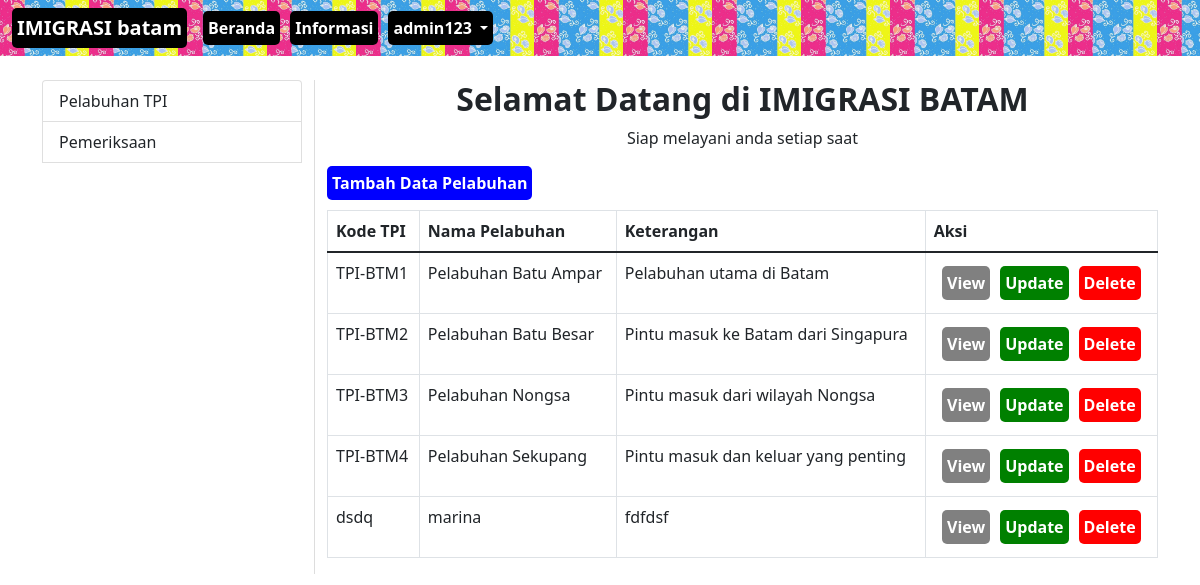
The page /index.php (signed in) on the database its author committed.
### tables this page shows
CREATE TABLE `tblpelabuhans` (
  `id` int(10) NOT NULL,
  `kode_tpi` varchar(255) DEFAULT NULL,
  `nama_pelabuhan` varchar(255) NOT NULL,
  `keterangan` varchar(255) NOT NULL,
  `updated_at` datetime NOT NULL DEFAULT current_timestamp(),
  `created_at` datetime NOT NULL DEFAULT current_timestamp()
);

### index.php (the view, shortened to what this page needs)
<?php
include "server/koneksi.php";
 ?>
<!doctype html>
<html lang="en">
  <head>
    <link href="https://cdn.jsdelivr.net/npm/bootstrap@5.1.3/dist/css/bootstrap.min.css" rel="stylesheet">
  </head>
  <body>
    <?php
    if($_SESSION['username']){
      ?>
        <nav class="navbar navbar-expand-lg" style="background-image: url('img/batik.jpg'); background-size: contain;">
          <div class="container-fluid">
            <a class="navbar-brand" href="index.php" style="color: white; font-weight: bolder; background-color: black; padding: 5px; border-radius: 5px; border:none;">IMIGRASI batam</a>
            <div class="collapse navbar-collapse" id="navbarNavDropdown">
              <ul class="navbar-nav">
                <li class="nav-item">
                  <a class="nav-link active" aria-current="page" href="#" style="color: white; font-weight: bolder; background-color: black; padding: 5px; border-radius: 5px; border:none;">Beranda</a>
                </li>
                <li class="nav-item">
                  <a class="nav-link" href="#" style="color: white; font-weight: bolder; background-color: black; padding: 5px; border-radius: 5px; border:none; margin-left: 10px;">Informasi</a>
                </li>
                <li class="nav-item dropdown">
                  <a class="nav-link dropdown-toggle" href="#" id="navbarDropdownMenuLink" role="button" data-bs-toggle="dropdown" aria-expanded="false" style="color: white; font-weight: bolder; background-color: black; padding: 5px; border-radius: 5px; border:none; margin-left: 10px;">
                    <?php echo $_SESSION['username']; ?>
                  </a>
                </li>
              </ul>
            </div>
          </div>
        </nav>
      <div class="container mt-4">
        <div class="row">
          <div class="col-md-3" style="border-right: 1px solid #ddd;">
            <div class="list-group">
              <a href="" onclick="return changecontent('tpipelabuhan')" class="list-group-item list-group-item-action">Pelabuhan TPI</a>
              <a href="" onclick="return changecontent('pemeriksaan')" class="list-group-item list-group-item-action">Pemeriksaan</a>
            </div>
          </div>
          <div class="col-md-9">
            <h2 style="text-align: center; font-weight: bolder;">Selamat Datang di IMIGRASI BATAM</h2>
            <p style="text-align: center;">Siap melayani anda setiap saat</p>
            <main id="menu">
            <button id="hidecommon" onclick="window.location.href='addpelabuhan.php'" style="padding: 5px; border: none; background-color: blue; color: white; font-weight: bolder; border-radius: 5px; margin-bottom:10px;">Tambah Data Pelabuhan</button>
            <table class="table table-bordered" id="tabletpipelabuhan">
              <thead>
                <tr>
                  <th>Kode TPI</th>
                  <th>Nama Pelabuhan</th>
                  <th>Keterangan</th>
                  <th id="hidecommon">Aksi</th>
                </tr>
              </thead>
              <tbody>
                <?php
                $cekdatatpi = "SELECT * FROM tblpelabuhans";
                $connectcekdatatpi = mysqli_query($koneksi, $cekdatatpi);
                while($takedatapelabuhan = mysqli_fetch_array($connectcekdatatpi)){
                  $idpelabuhan = $takedatapelabuhan['id'];
                  $kodetpi = $takedatapelabuhan['kode_tpi'];
                  $namapelabuhan = $takedatapelabuhan['nama_pelabuhan'];
                  $keterangan = $takedatapelabuhan['keterangan'];
                  ?>
                  <tr>
                    <td><?php echo $kodetpi; ?></td>
                    <td><?php echo $namapelabuhan; ?></td>
                    <td><?php echo $keterangan; ?></td>
                    <td id="hidecommon" style="">
                      <div style="display: flex; flex-direction: row; justify-content: center; align-items: center;">
                        <button onclick="window.location.href='viewtpi.php?idpelabuhan=<?php echo $idpelabuhan; ?>'" style="border: 5px; border: none; color: white; font-weight: bolder; background-color: grey; border-radius: 5px; padding: 5px; margin: 5px;">View</button>
                        <button onclick="window.location.href='updatepelabuhan.php?kodetpi=<?php echo $kodetpi; ?>'" style="border: 5px; border: none; color: white; font-weight: bolder; background-color: green; border-radius: 5px; padding: 5px; margin: 5px;">Update</button>
                        <button onclick="deleteconfirm()" style="border: 5px; border: none; color: white; font-weight: bolder; background-color: red; border-radius: 5px; padding: 5px; margin: 5px;">Delete</button>
                      </div>
                    </td>
                  </tr>
                  <?php
                }
                 ?>
              </tbody>
            </table>
            </main>
          </div>
        </div>
      </div>
      <?php
    }else{
    }
     ?>
<br><br><br><br><br><br><br><br><br><br><br>
  </body>
</html>

### rows shown on the page
tblpelabuhans: kode_tpi "TPI-BTM1", nama_pelabuhan "Pelabuhan Batu Ampar", keterangan "Pelabuhan utama di Batam"
tblpelabuhans: kode_tpi "TPI-BTM2", nama_pelabuhan "Pelabuhan Batu Besar", keterangan "Pintu masuk ke Batam dari Singapura"
tblpelabuhans: kode_tpi "TPI-BTM3", nama_pelabuhan "Pelabuhan Nongsa", keterangan "Pintu masuk dari wilayah Nongsa"
tblpelabuhans: kode_tpi "TPI-BTM4", nama_pelabuhan "Pelabuhan Sekupang", keterangan "Pintu masuk dan keluar yang penting"
tblpelabuhans: kode_tpi "dsdq", nama_pelabuhan "marina", keterangan "fdfdsf"

### other values the page prints
$_SESSION['username'] "admin123"
